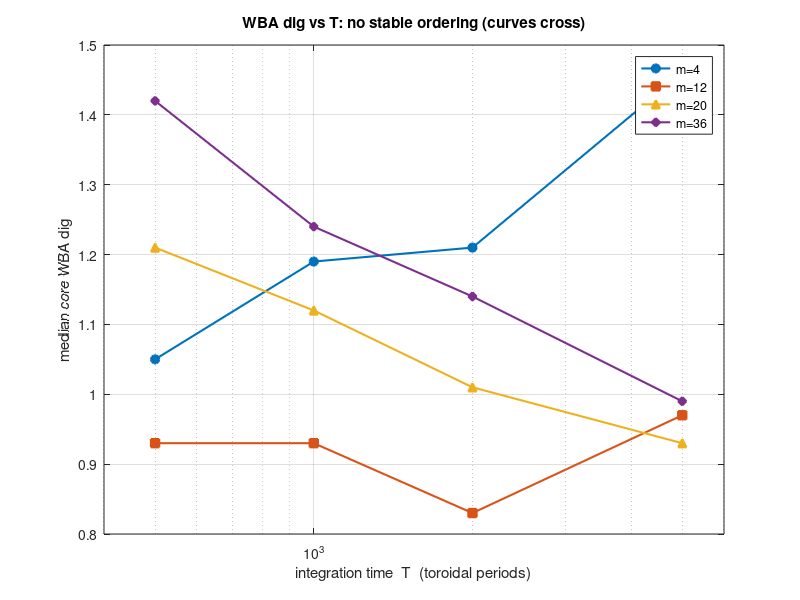

Write MATLAB code to recreate this figure.
function fig4_wba_tconv()
% FIG4  WBA dig T-convergence: the short-time ordering is a finite-time
%   artifact; the curves cross (m=36 falls, m=4 rises) as T grows.
%   Data: wba_tconv.mat  (dig_median 4x4: rows m, cols T).

S = load('wba_tconv.mat');
m = S.m(:); T = S.T(:);
col = lines(4);
mk = {'-o','-s','-^','-d'};

f = figure('Color','w','Position',[100 100 560 430]);
hold on; box on;
for i=1:4
    plot(T, S.dig_median(i,:), mk{i}, 'Color',col(i,:), ...
         'MarkerFaceColor',col(i,:), 'LineWidth',1.5, 'DisplayName',sprintf('m=%d',m(i)));
end
set(gca,'XScale','log','FontSize',10);
xlabel('integration time  T  (toroidal periods)');
ylabel('median core WBA dig');
title('WBA dig vs T: no stable ordering (curves cross)');
xlim([400 6000]); legend('Location','northeast'); grid on;

print(f, 'fig4_wba_tconv.png', '-dpng', '-r300');
fprintf('wrote fig4_wba_tconv.png\n');
end
